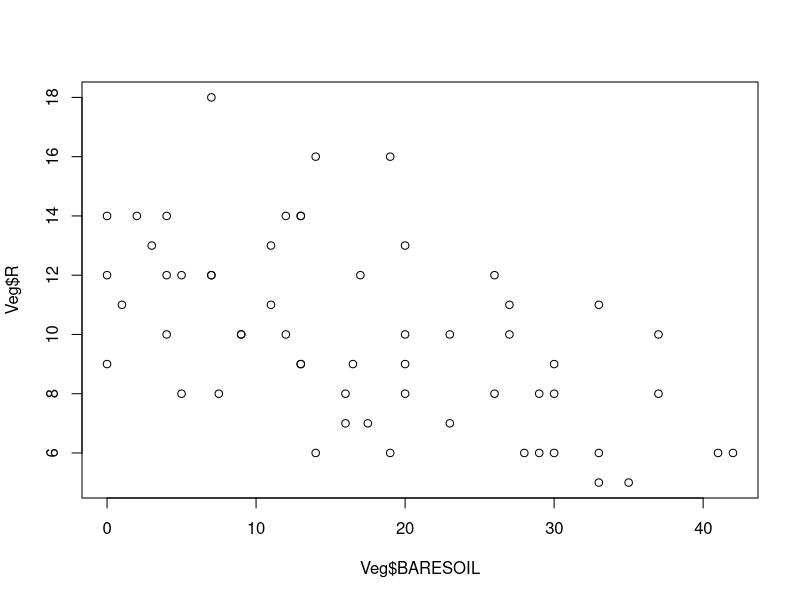
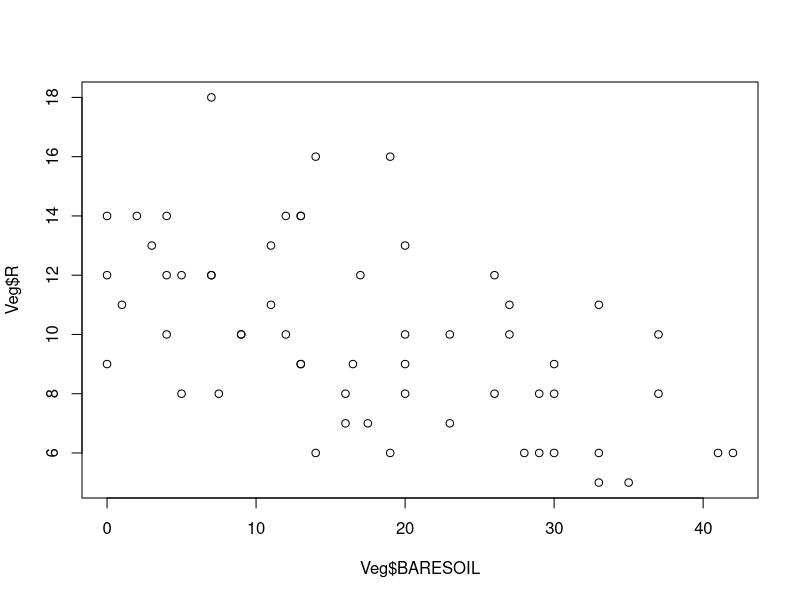
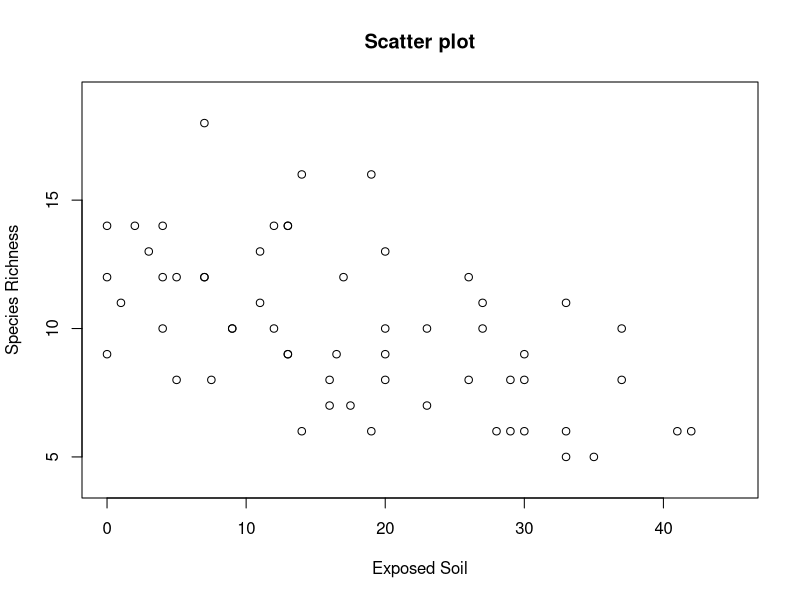
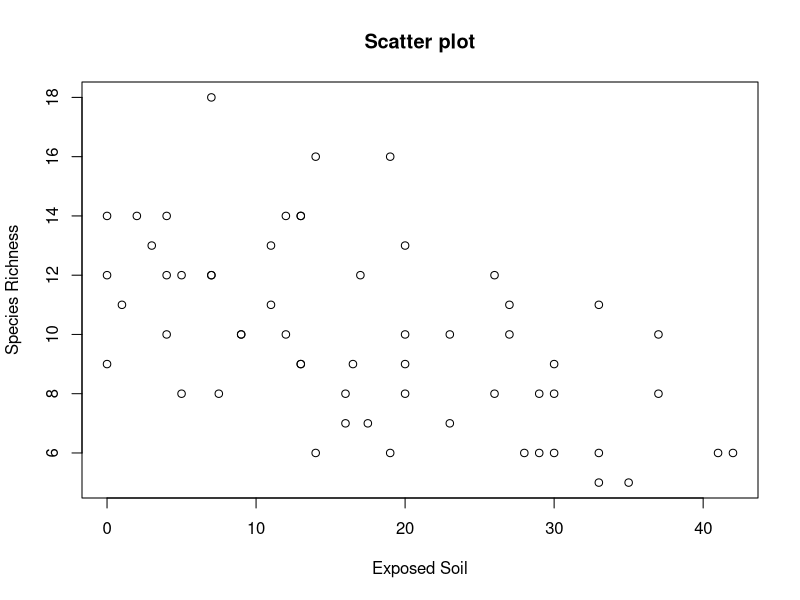
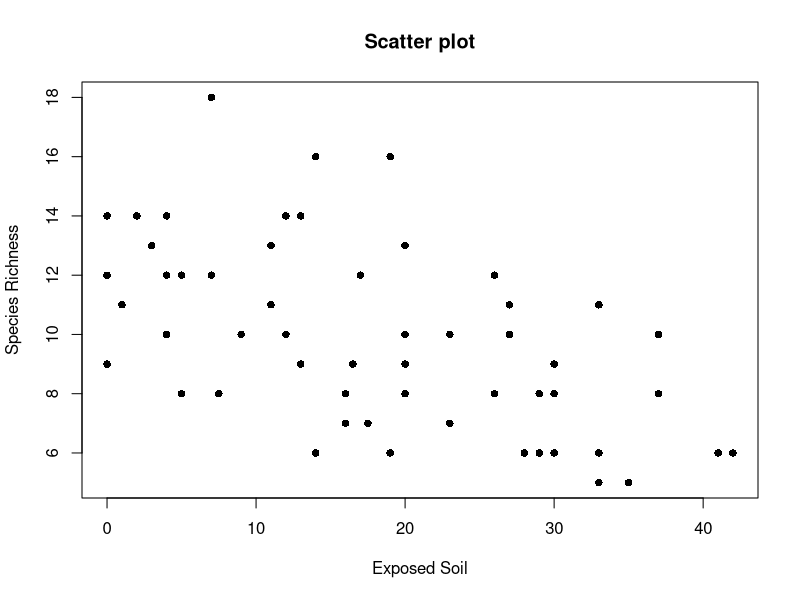
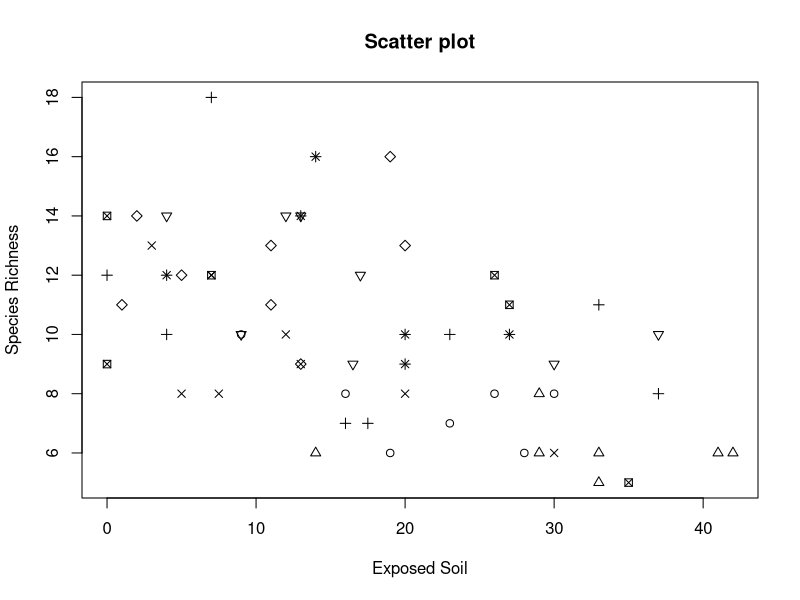
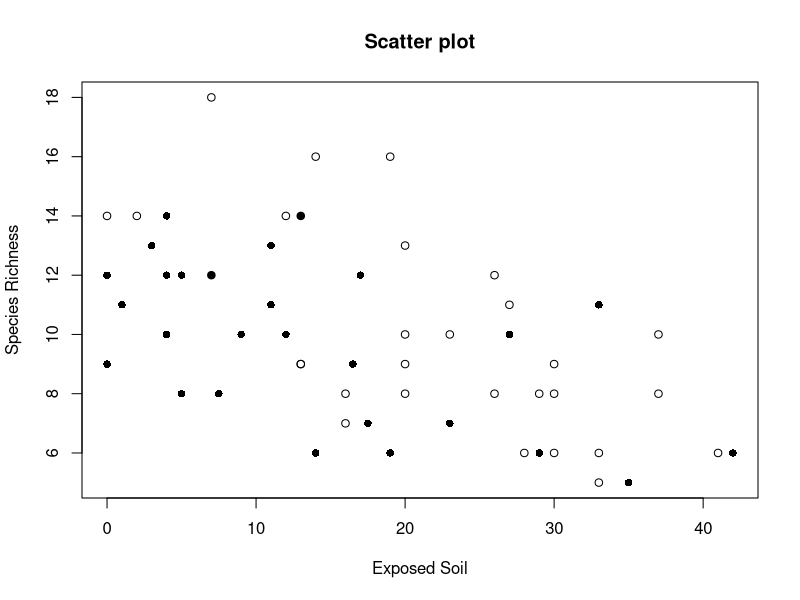
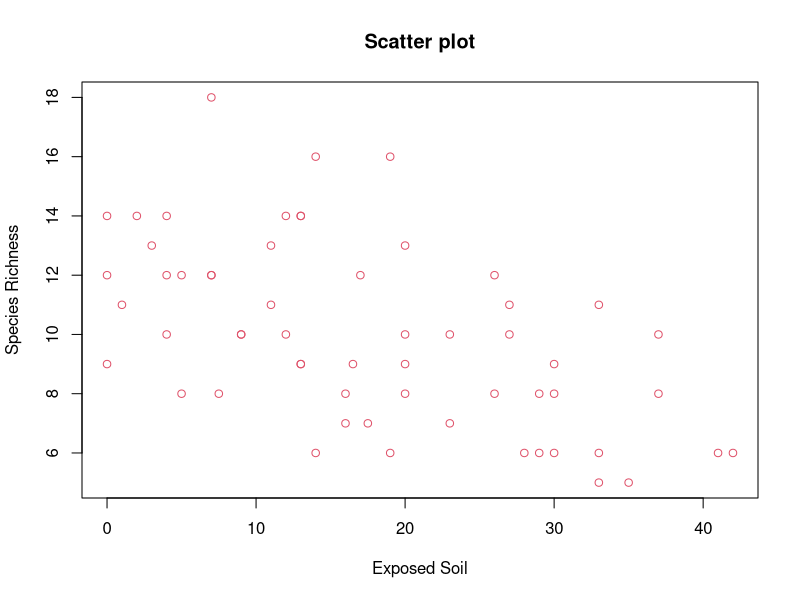

These charts were generated, in order, by the following R code:
#Chapter 5
#Topics:
# Plotting
# plot()
# lines()
# order()
# loess(), fitted()

#setwd("/home/diego/Learning/LearningR") #Laptop 
#setwd("/home/valdeslab/Learning/LearningR") #GreenMachine
#rm(list = ls()) #clear environment

#plot()
Veg = read.table(file = "RBook/Vegetation2.txt", header = TRUE)
names(Veg)
str(Veg)
plot(Veg$BARESOIL, Veg$R) #Plot of R(richness) vs BARESOIL(exposed soil)
plot(x = Veg$BARESOIL, y = Veg$R) #Produces same plot as above

#Version 2
plot(x = Veg$BARESOIL, y = Veg$R,
     xlab = "Exposed Soil", #xaxis label
     ylab = "Species Richness", #yaxis label
     main = "Scatter plot", # title
     xlim = c(0, 45), ylim = c(4, 19)) #graph bounds

#Can also use
plot(x = Veg$BARESOIL, y = Veg$R,
     xlab = "Exposed Soil", #xaxis label
     ylab = "Species Richness", #yaxis label
     main = "Scatter plot", # title
     xlim = c(min(Veg$BARESOIL, na.rm = TRUE), max(Veg$BARESOIL, na.rm = TRUE)), #xaxis graph bounds
     ylim = c(min(Veg$R, na.rm = TRUE), max(Veg$R, na.rm = TRUE)) #yaxis graph bounds
     )

#Symbol type - pch
plot(x = Veg$BARESOIL, y = Veg$R,
     xlab = "Exposed Soil", #xaxis label
     ylab = "Species Richness", #yaxis label
     main = "Scatter plot", # title
     xlim = c(min(Veg$BARESOIL, na.rm = TRUE), max(Veg$BARESOIL, na.rm = TRUE)), #xaxis graph bounds
     ylim = c(min(Veg$R, na.rm = TRUE), max(Veg$R, na.rm = TRUE)), #yaxis graph bounds
     pch = 16 #Controls the symbol to use in the graph. Default is 1, must be numerical
)

#pch can be a vector of values to change the symbols on the default
#Must have same length as xaxis
Veg$Transect
plot(x = Veg$BARESOIL, y = Veg$R,
     xlab = "Exposed Soil", #xaxis label
     ylab = "Species Richness", #yaxis label
     main = "Scatter plot", # title
     xlim = c(min(Veg$BARESOIL, na.rm = TRUE), max(Veg$BARESOIL, na.rm = TRUE)), #xaxis graph bounds
     ylim = c(min(Veg$R, na.rm = TRUE), max(Veg$R, na.rm = TRUE)), #yaxis graph bounds
     pch = Veg$Transect #Controls the symbol to use in the graph. Default is 1
)

#create a vector for pch
Veg$Time2 = Veg$Time
Veg$Time2[Veg$Time <= 1974] = 1 #Convert less than 1974 to 1
Veg$Time2[Veg$Time > 1974] = 16 #Convert greater than 1974 to 16
Veg$Time2

#Use Veg$Time2 to distinguish time period
plot(x = Veg$BARESOIL, y = Veg$R,
     xlab = "Exposed Soil", #xaxis label
     ylab = "Species Richness", #yaxis label
     main = "Scatter plot", # title
     xlim = c(min(Veg$BARESOIL, na.rm = TRUE), max(Veg$BARESOIL, na.rm = TRUE)), #xaxis graph bounds
     ylim = c(min(Veg$R, na.rm = TRUE), max(Veg$R, na.rm = TRUE)), #yaxis graph bounds
     pch = Veg$Time2 #Controls the symbol to use in the graph. Default is 1
)

#color - col
plot(x = Veg$BARESOIL, y = Veg$R,
     xlab = "Exposed Soil", #xaxis label
     ylab = "Species Richness", #yaxis label
     main = "Scatter plot", # title
     xlim = c(min(Veg$BARESOIL, na.rm = TRUE), max(Veg$BARESOIL, na.rm = TRUE)), #xaxis graph bounds
     ylim = c(min(Veg$R, na.rm = TRUE), max(Veg$R, na.rm = TRUE)), #yaxis graph bounds
     col = 2 #Colors 
)

x = 1:8
plot(x, col = x) #Display all colors

#create a vector for col
#Redo Veg$Time2 for pch
Veg$Time2 = Veg$Time
Veg$Time2[Veg$Time <= 1974] = 15 #Convert less than 1974 to 15
Veg$Time2[Veg$Time > 1974] = 16 #Convert greater than 1974 to 16
Veg$Time2

Veg$Col2 = Veg$Time
Veg$Col2[Veg$Time <= 1974] = 1 #Black
Veg$Col2[Veg$Time > 1974] = 2 #Red

plot(x = Veg$BARESOIL, y = Veg$R,
     xlab = "Exposed Soil", #xaxis label
     ylab = "Species Richness", #yaxis label
     main = "Scatter plot", # title
     xlim = c(min(Veg$BARESOIL, na.rm = TRUE), max(Veg$BARESOIL, na.rm = TRUE)), #xaxis graph bounds
     ylim = c(min(Veg$R, na.rm = TRUE), max(Veg$R, na.rm = TRUE)), #yaxis graph bounds
     pch = Veg$Time2, #Controls the symbol to use in the graph. Default is 1
     col = Veg$Col2
)

#Plotting symbol size - cex
plot(x = Veg$BARESOIL, y = Veg$R,
     xlab = "Exposed Soil", #xaxis label
     ylab = "Species Richness", #yaxis label
     main = "Scatter plot", # title
     xlim = c(min(Veg$BARESOIL, na.rm = TRUE), max(Veg$BARESOIL, na.rm = TRUE)), #xaxis graph bounds
     ylim = c(min(Veg$R, na.rm = TRUE), max(Veg$R, na.rm = TRUE)), #yaxis graph bounds
     pch = 16, #Controls the symbol to use in the graph. Default is 1
     cex = 1.5 #Controls size of the symbols
)

#Can use a vector with cex
Veg$Cex2 = Veg$Time
Veg$Cex2[Veg$Time == 2002] = 2
Veg$Cex2[Veg$Time != 2002] = 1

plot(x = Veg$BARESOIL, y = Veg$R,
     xlab = "Exposed Soil", #xaxis label
     ylab = "Species Richness", #yaxis label
     main = "Scatter plot", # title
     xlim = c(min(Veg$BARESOIL, na.rm = TRUE), max(Veg$BARESOIL, na.rm = TRUE)), #xaxis graph bounds
     ylim = c(min(Veg$R, na.rm = TRUE), max(Veg$R, na.rm = TRUE)), #yaxis graph bounds
     pch = 16, #Controls the symbol to use in the graph. Default is 1
     cex = Veg$Cex2 #Controls size of the symbols
)

#Adding a line - lines
plot(x = Veg$BARESOIL, y = Veg$R,
     xlab = "Exposed Soil", #xaxis label
     ylab = "Species Richness", #yaxis label
     main = "Scatter plot", # title
     xlim = c(min(Veg$BARESOIL, na.rm = TRUE), max(Veg$BARESOIL, na.rm = TRUE)), #xaxis graph bounds
     ylim = c(min(Veg$R, na.rm = TRUE), max(Veg$R, na.rm = TRUE)) #yaxis graph bounds
)

#Apply smoothing method
#Richness (R) is modeled as a function of BARESOIL
M.Loess = loess(R ~ BARESOIL, data = Veg) 
Fit = fitted(M.Loess) #Use loess data for fitted() and set to Fit
lines(Veg$BARESOIL, Fit) #Place line onto graph

#Determine order of values in BARESOIL and rearrange the values of both vectors in line()
plot(x = Veg$BARESOIL, y = Veg$R,
     xlab = "Exposed Soil", #xaxis label
     ylab = "Species Richness", #yaxis label
     main = "Scatter plot", # title
     xlim = c(min(Veg$BARESOIL, na.rm = TRUE), max(Veg$BARESOIL, na.rm = TRUE)), #xaxis graph bounds
     ylim = c(min(Veg$R, na.rm = TRUE), max(Veg$R, na.rm = TRUE)) #yaxis graph bounds
)

M.Loess = loess(R ~ BARESOIL, data = Veg) 
Fit = fitted(M.Loess) #Use loess data for fitted() and set to Fit
#Determines the order of elements, arranges from low to high
Ord1 = order(Veg$BARESOIL) 
#Fit line with new ordered data
lines(Veg$BARESOIL[Ord1], Fit[Ord1], lwd = 3, lty = 2) #lwd line width, lty line type






